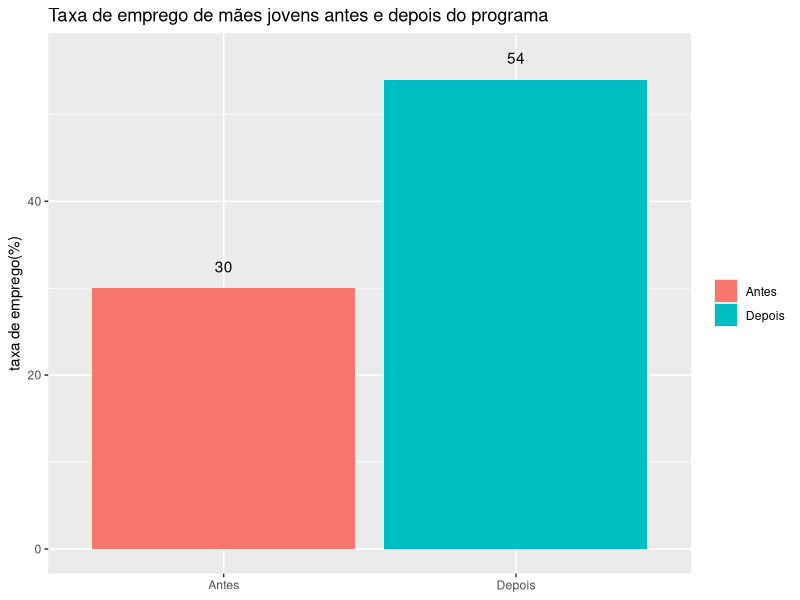
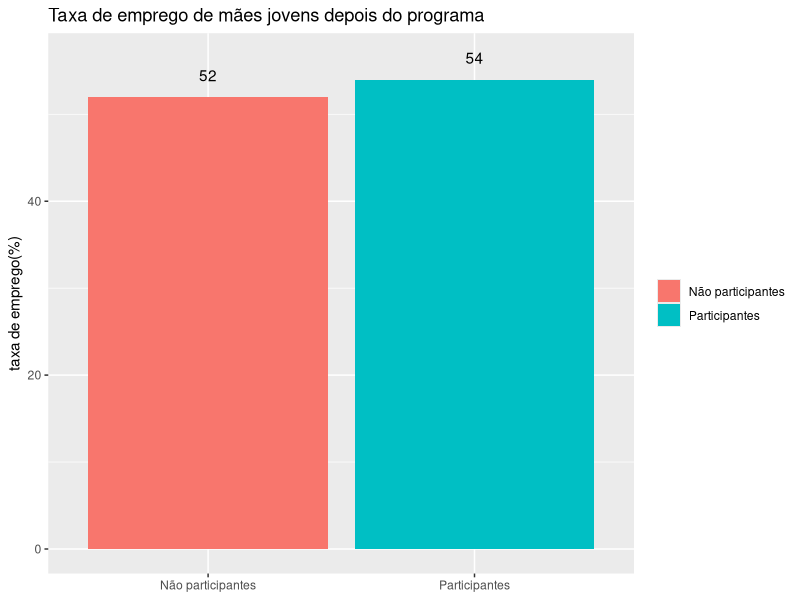
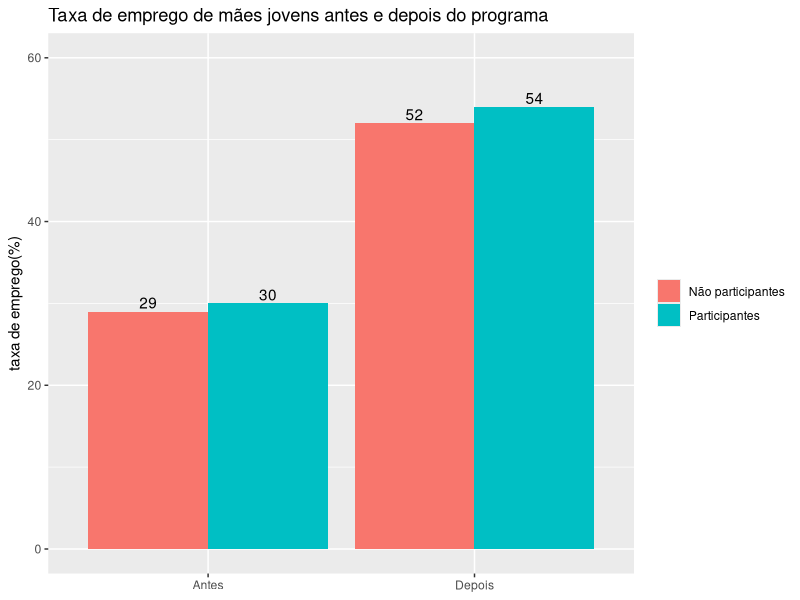

These charts were generated, in order, by the following R code:
## ---- chunk 1
knitr::opts_chunk$set(echo = FALSE)
## ---- chunk 2
library(ggplot2)
df <- data.frame(c("Antes", "Depois"), c(30,54))
names(df) <- c("tempo", "taxa")

p <- ggplot(data = df, aes(x = tempo, y = taxa, fill = tempo)) +
  geom_bar(stat='identity') +
  geom_text(aes(label=taxa), nudge_y = 2.5)

p + labs(x=NULL, y = "taxa de emprego(%)", fill = NULL, title = "Taxa de emprego de mães jovens antes e depois do programa")
## ---- chunk 3
library(ggplot2)
df <- data.frame(c("Não participantes", "Participantes"), c(52,54))
names(df) <- c("tempo", "taxa")

p <- ggplot(data = df, aes(x = tempo, y = taxa, fill = tempo)) +
  geom_bar(stat='identity') +
  geom_text(aes(label=taxa), nudge_y = 2.5)

p + labs(x=NULL, y = "taxa de emprego(%)", fill = NULL, title = "Taxa de emprego de mães jovens depois do programa")
## ---- chunk 4
library(kableExtra)
library(magrittr)
df <- data.frame(c('30%', '29%'),c('54%', '52%'), c('24', '23'), row.names = c("Participaram", "Não participaram"))
names(df) <- c("Antes", "Depois", "Diferença p.p.")
df %>%
  kbl() %>%
  kable_classic_2(full_width = F)
## ---- chunk 5
library(ggplot2)
df <- data.frame(c(30, 29, 54, 52), 
                 c("Participantes", "Não participantes","Participantes", "Não participantes"),
                 c("Antes","Antes", "Depois","Depois"), stringsAsFactors = F)
names(df) <- c("taxa", "particip", "ant_post")

p <- ggplot(data=df, aes(x=ant_post, y=taxa , fill=particip)) + 
     geom_bar(position = 'dodge', stat='identity') +
     geom_text(aes(label=taxa), position=position_dodge(width=0.9), vjust=-0.25)

p + labs(x=NULL, y = "taxa de emprego(%)", fill = NULL, title = "Taxa de emprego de mães jovens antes e depois do programa") + ylim(0, 60)
